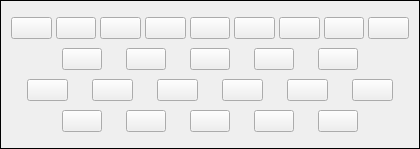
    <widget class="QFrame" name="MyAREA">
     <property name="frameShape">
      <enum>QFrame::Box</enum>
     </property>
     <property name="frameShadow">
      <enum>QFrame::Plain</enum>
     </property>
     <property name="midLineWidth">
      <number>0</number>
     </property>
     <layout class="QVBoxLayout" name="myAREA">
      <property name="spacing">
       <number>0</number>
      </property>
      <property name="sizeConstraint">
       <enum>QLayout::SetNoConstraint</enum>
      </property>
      <property name="leftMargin">
       <number>1</number>
      </property>
      <property name="rightMargin">
       <number>1</number>
      </property>
      <item>
       <widget class="QWidget" name="comAREA" native="true">
        <layout class="QHBoxLayout" name="commonAREA">
         <property name="spacing">
          <number>4</number>
         </property>
         <property name="sizeConstraint">
          <enum>QLayout::SetNoConstraint</enum>
         </property>
         <property name="topMargin">
          <number>5</number>
         </property>
         <property name="bottomMargin">
          <number>5</number>
         </property>
         <item>
          <widget class="QPushButton" name="obj0">
           <property name="sizePolicy">
            <sizepolicy hsizetype="Minimum" vsizetype="Preferred">
             <horstretch>0</horstretch>
             <verstretch>0</verstretch>
            </sizepolicy>
           </property>
           <property name="text">
            <string/>
           </property>
           <property name="iconSize">
            <size>
             <width>42</width>
             <height>42</height>
            </size>
           </property>
           <property name="checkable">
            <bool>true</bool>
           </property>
           <property name="checked">
            <bool>false</bool>
           </property>
           <property name="autoRepeat">
            <bool>false</bool>
           </property>
           <property name="autoExclusive">
            <bool>false</bool>
           </property>
           <property name="autoRepeatInterval">
            <number>5</number>
           </property>
           <property name="autoDefault">
            <bool>false</bool>
           </property>
           <property name="default">
            <bool>false</bool>
           </property>
           <property name="flat">
            <bool>false</bool>
           </property>
          </widget>
         </item>
         <item>
          <widget class="QPushButton" name="obj1">
           <property name="sizePolicy">
            <sizepolicy hsizetype="Minimum" vsizetype="Preferred">
             <horstretch>0</horstretch>
             <verstretch>0</verstretch>
            </sizepolicy>
           </property>
           <property name="text">
            <string/>
           </property>
           <property name="iconSize">
            <size>
             <width>42</width>
             <height>42</height>
            </size>
           </property>
           <property name="checkable">
            <bool>true</bool>
           </property>
           <property name="checked">
            <bool>false</bool>
           </property>
          </widget>
         </item>
         <item>
          <widget class="QPushButton" name="obj2">
           <property name="sizePolicy">
            <sizepolicy hsizetype="Minimum" vsizetype="Preferred">
             <horstretch>0</horstretch>
             <verstretch>0</verstretch>
            </sizepolicy>
           </property>
           <property name="text">
            <string/>
           </property>
           <property name="iconSize">
            <size>
             <width>42</width>
             <height>42</height>
            </size>
           </property>
           <property name="checkable">
            <bool>true</bool>
           </property>
           <property name="checked">
            <bool>false</bool>
           </property>
          </widget>
         </item>
         <item>
          <widget class="QPushButton" name="obj3">
           <property name="sizePolicy">
            <sizepolicy hsizetype="Minimum" vsizetype="Preferred">
             <horstretch>0</horstretch>
             <verstretch>0</verstretch>
            </sizepolicy>
           </property>
           <property name="text">
            <string/>
           </property>
           <property name="iconSize">
            <size>
             <width>42</width>
             <height>42</height>
            </size>
           </property>
           <property name="checkable">
            <bool>true</bool>
           </property>
           <property name="checked">
            <bool>false</bool>
           </property>
          </widget>
         </item>
         <item>
          <widget class="QPushButton" name="obj4">
           <property name="sizePolicy">
            <sizepolicy hsizetype="Minimum" vsizetype="Preferred">
             <horstretch>0</horstretch>
             <verstretch>0</verstretch>
            </sizepolicy>
           </property>
           <property name="text">
            <string/>
           </property>
           <property name="iconSize">
            <size>
             <width>42</width>
             <height>42</height>
            </size>
           </property>
           <property name="checkable">
            <bool>true</bool>
           </property>
           <property name="checked">
            <bool>false</bool>
           </property>
          </widget>
         </item>
         <item>
          <widget class="QPushButton" name="obj5">
           <property name="sizePolicy">
            <sizepolicy hsizetype="Minimum" vsizetype="Preferred">
             <horstretch>0</horstretch>
             <verstretch>0</verstretch>
            </sizepolicy>
           </property>
           <property name="text">
            <string/>
           </property>
           <property name="iconSize">
            <size>
             <width>42</width>
             <height>42</height>
            </size>
           </property>
           <property name="checkable">
            <bool>true</bool>
           </property>
           <property name="checked">
            <bool>false</bool>
           </property>
          </widget>
         </item>
         <item>
          <widget class="QPushButton" name="obj6">
           <property name="sizePolicy">
            <sizepolicy hsizetype="Minimum" vsizetype="Preferred">
             <horstretch>0</horstretch>
             <verstretch>0</verstretch>
            </sizepolicy>
           </property>
           <property name="text">
            <string/>
           </property>
           <property name="iconSize">
            <size>
             <width>42</width>
             <height>42</height>
            </size>
           </property>
           <property name="checkable">
            <bool>true</bool>
           </property>
           <property name="checked">
            <bool>false</bool>
           </property>
          </widget>
         </item>
         <item>
          <widget class="QPushButton" name="obj7">
           <property name="sizePolicy">
            <sizepolicy hsizetype="Minimum" vsizetype="Preferred">
             <horstretch>0</horstretch>
             <verstretch>0</verstretch>
            </sizepolicy>
           </property>
           <property name="text">
            <string/>
           </property>
           <property name="iconSize">
            <size>
             <width>42</width>
             <height>42</height>
            </size>
           </property>
           <property name="checkable">
            <bool>true</bool>
           </property>
           <property name="checked">
            <bool>false</bool>
           </property>
          </widget>
         </item>
         <item>
          <widget class="QPushButton" name="obj8">
           <property name="sizePolicy">
            <sizepolicy hsizetype="Minimum" vsizetype="Preferred">
             <horstretch>0</horstretch>
             <verstretch>0</verstretch>
            </sizepolicy>
           </property>
           <property name="text">
            <string/>
           </property>
           <property name="iconSize">
            <size>
             <width>42</width>
             <height>42</height>
            </size>
           </property>
           <property name="checkable">
            <bool>true</bool>
           </property>
           <property name="checked">
            <bool>false</bool>
           </property>
          </widget>
         </item>
        </layout>
       </widget>
      </item>
      <item>
       <widget class="QWidget" name="Top" native="true">
        <layout class="QHBoxLayout" name="top">
         <property name="spacing">
          <number>24</number>
         </property>
         <property name="sizeConstraint">
          <enum>QLayout::SetNoConstraint</enum>
         </property>
         <property name="leftMargin">
          <number>60</number>
         </property>
         <property name="topMargin">
          <number>4</number>
         </property>
         <property name="rightMargin">
          <number>60</number>
         </property>
         <property name="bottomMargin">
          <number>5</number>
         </property>
         <item>
          <widget class="QPushButton" name="obj9">
           <property name="sizePolicy">
            <sizepolicy hsizetype="Minimum" vsizetype="Preferred">
             <horstretch>0</horstretch>
             <verstretch>0</verstretch>
            </sizepolicy>
           </property>
           <property name="text">
            <string/>
           </property>
           <property name="iconSize">
            <size>
             <width>42</width>
             <height>42</height>
            </size>
           </property>
           <property name="checkable">
            <bool>true</bool>
           </property>
           <property name="checked">
            <bool>false</bool>
           </property>
           <property name="autoDefault">
            <bool>false</bool>
           </property>
           <property name="default">
            <bool>false</bool>
           </property>
          </widget>
         </item>
         <item>
          <widget class="QPushButton" name="obj10">
           <property name="sizePolicy">
            <sizepolicy hsizetype="Minimum" vsizetype="Preferred">
             <horstretch>0</horstretch>
             <verstretch>0</verstretch>
            </sizepolicy>
           </property>
           <property name="text">
            <string/>
           </property>
           <property name="iconSize">
            <size>
             <width>42</width>
             <height>42</height>
            </size>
           </property>
           <property name="checkable">
            <bool>true</bool>
           </property>
           <property name="checked">
            <bool>false</bool>
           </property>
          </widget>
         </item>
         <item>
          <widget class="QPushButton" name="obj11">
           <property name="sizePolicy">
            <sizepolicy hsizetype="Minimum" vsizetype="Preferred">
             <horstretch>0</horstretch>
             <verstretch>0</verstretch>
            </sizepolicy>
           </property>
           <property name="text">
            <string/>
           </property>
           <property name="iconSize">
            <size>
             <width>42</width>
             <height>42</height>
            </size>
           </property>
           <property name="checkable">
            <bool>true</bool>
           </property>
           <property name="checked">
            <bool>false</bool>
           </property>
          </widget>
         </item>
         <item>
          <widget class="QPushButton" name="obj12">
           <property name="sizePolicy">
            <sizepolicy hsizetype="Minimum" vsizetype="Preferred">
             <horstretch>0</horstretch>
             <verstretch>0</verstretch>
            </sizepolicy>
           </property>
           <property name="text">
            <string/>
           </property>
           <property name="iconSize">
            <size>
             <width>42</width>
             <height>42</height>
            </size>
           </property>
           <property name="checkable">
            <bool>true</bool>
           </property>
           <property name="checked">
            <bool>false</bool>
           </property>
          </widget>
         </item>
         <item>
          <widget class="QPushButton" name="obj13">
           <property name="sizePolicy">
            <sizepolicy hsizetype="Minimum" vsizetype="Preferred">
             <horstretch>0</horstretch>
             <verstretch>0</verstretch>
            </sizepolicy>
           </property>
           <property name="text">
            <string/>
           </property>
           <property name="iconSize">
            <size>
             <width>42</width>
             <height>42</height>
            </size>
           </property>
           <property name="checkable">
            <bool>true</bool>
           </property>
           <property name="checked">
            <bool>false</bool>
           </property>
          </widget>
         </item>
        </layout>
       </widget>
      </item>
      <item>
       <widget class="QWidget" name="Middle" native="true">
        <layout class="QHBoxLayout" name="middle">
         <property name="spacing">
          <number>24</number>
         </property>
         <property name="sizeConstraint">
          <enum>QLayout::SetNoConstraint</enum>
         </property>
         <property name="leftMargin">
          <number>25</number>
         </property>
         <property name="topMargin">
          <number>4</number>
         </property>
         <property name="rightMargin">
          <number>25</number>
         </property>
         <property name="bottomMargin">
          <number>5</number>
         </property>
         <item>
          <widget class="QPushButton" name="obj14">
           <property name="sizePolicy">
            <sizepolicy hsizetype="Minimum" vsizetype="Preferred">
             <horstretch>0</horstretch>
             <verstretch>0</verstretch>
            </sizepolicy>
           </property>
           <property name="text">
            <string/>
           </property>
           <property name="iconSize">
            <size>
             <width>42</width>
             <height>42</height>
            </size>
           </property>
           <property name="checkable">
            <bool>true</bool>
           </property>
           <property name="checked">
            <bool>false</bool>
           </property>
          </widget>
         </item>
         <item>
          <widget class="QPushButton" name="obj15">
           <property name="sizePolicy">
            <sizepolicy hsizetype="Minimum" vsizetype="Preferred">
             <horstretch>0</horstretch>
             <verstretch>0</verstretch>
            </sizepolicy>
           </property>
           <property name="text">
            <string/>
           </property>
           <property name="iconSize">
            <size>
             <width>42</width>
             <height>42</height>
            </size>
           </property>
           <property name="checkable">
            <bool>true</bool>
           </property>
           <property name="checked">
            <bool>false</bool>
           </property>
          </widget>
         </item>
         <item>
          <widget class="QPushButton" name="obj16">
           <property name="sizePolicy">
            <sizepolicy hsizetype="Minimum" vsizetype="Preferred">
             <horstretch>0</horstretch>
             <verstretch>0</verstretch>
            </sizepolicy>
           </property>
           <property name="text">
            <string/>
           </property>
           <property name="iconSize">
            <size>
             <width>42</width>
             <height>42</height>
            </size>
           </property>
           <property name="checkable">
            <bool>true</bool>
           </property>
           <property name="checked">
            <bool>false</bool>
           </property>
          </widget>
         </item>
         <item>
          <widget class="QPushButton" name="obj17">
           <property name="sizePolicy">
            <sizepolicy hsizetype="Minimum" vsizetype="Preferred">
             <horstretch>0</horstretch>
             <verstretch>0</verstretch>
            </sizepolicy>
           </property>
           <property name="text">
            <string/>
           </property>
           <property name="iconSize">
            <size>
             <width>42</width>
             <height>42</height>
            </size>
           </property>
           <property name="checkable">
            <bool>true</bool>
           </property>
           <property name="checked">
            <bool>false</bool>
           </property>
          </widget>
         </item>
         <item>
          <widget class="QPushButton" name="obj18">
           <property name="sizePolicy">
            <sizepolicy hsizetype="Minimum" vsizetype="Preferred">
             <horstretch>0</horstretch>
             <verstretch>0</verstretch>
            </sizepolicy>
           </property>
           <property name="text">
            <string/>
           </property>
           <property name="iconSize">
            <size>
             <width>42</width>
             <height>42</height>
            </size>
           </property>
           <property name="checkable">
            <bool>true</bool>
           </property>
           <property name="checked">
            <bool>false</bool>
           </property>
          </widget>
         </item>
         <item>
          <widget class="QPushButton" name="obj19">
           <property name="sizePolicy">
            <sizepolicy hsizetype="Minimum" vsizetype="Preferred">
             <horstretch>0</horstretch>
             <verstretch>0</verstretch>
            </sizepolicy>
           </property>
           <property name="text">
            <string/>
           </property>
           <property name="iconSize">
            <size>
             <width>42</width>
             <height>42</height>
            </size>
           </property>
           <property name="checkable">
            <bool>true</bool>
           </property>
           <property name="checked">
            <bool>false</bool>
           </property>
          </widget>
         </item>
        </layout>
       </widget>
      </item>
      <item>
       <widget class="QWidget" name="Bottom" native="true">
        <property name="font">
         <font>
          <weight>50</weight>
          <bold>false</bold>
         </font>
        </property>
        <layout class="QHBoxLayout" name="bottom">
         <property name="spacing">
          <number>24</number>
         </property>
         <property name="sizeConstraint">
          <enum>QLayout::SetNoConstraint</enum>
         </property>
         <property name="leftMargin">
          <number>60</number>
         </property>
         <property name="topMargin">
          <number>4</number>
         </property>
         <property name="rightMargin">
          <number>60</number>
         </property>
         <property name="bottomMargin">
          <number>5</number>
         </property>
         <item>
          <widget class="QPushButton" name="obj20">
           <property name="sizePolicy">
            <sizepolicy hsizetype="Minimum" vsizetype="Preferred">
             <horstretch>0</horstretch>
             <verstretch>0</verstretch>
            </sizepolicy>
           </property>
           <property name="text">
            <string/>
           </property>
           <property name="iconSize">
            <size>
             <width>42</width>
             <height>42</height>
            </size>
           </property>
           <property name="checkable">
            <bool>true</bool>
           </property>
           <property name="checked">
            <bool>false</bool>
           </property>
          </widget>
         </item>
         <item>
          <widget class="QPushButton" name="obj21">
           <property name="sizePolicy">
            <sizepolicy hsizetype="Minimum" vsizetype="Preferred">
             <horstretch>0</horstretch>
             <verstretch>0</verstretch>
            </sizepolicy>
           </property>
           <property name="text">
            <string/>
           </property>
           <property name="iconSize">
            <size>
             <width>42</width>
             <height>42</height>
            </size>
           </property>
           <property name="checkable">
            <bool>true</bool>
           </property>
           <property name="checked">
            <bool>false</bool>
           </property>
          </widget>
         </item>
         <item>
          <widget class="QPushButton" name="obj22">
           <property name="sizePolicy">
            <sizepolicy hsizetype="Minimum" vsizetype="Preferred">
             <horstretch>0</horstretch>
             <verstretch>0</verstretch>
            </sizepolicy>
           </property>
           <property name="text">
            <string/>
           </property>
           <property name="iconSize">
            <size>
             <width>42</width>
             <height>42</height>
            </size>
           </property>
           <property name="checkable">
            <bool>true</bool>
           </property>
           <property name="checked">
            <bool>false</bool>
           </property>
          </widget>
         </item>
         <item>
          <widget class="QPushButton" name="obj23">
           <property name="sizePolicy">
            <sizepolicy hsizetype="Minimum" vsizetype="Preferred">
             <horstretch>0</horstretch>
             <verstretch>0</verstretch>
            </sizepolicy>
           </property>
           <property name="text">
            <string/>
           </property>
           <property name="iconSize">
            <size>
             <width>42</width>
             <height>42</height>
            </size>
           </property>
           <property name="checkable">
            <bool>true</bool>
           </property>
           <property name="checked">
            <bool>false</bool>
           </property>
          </widget>
         </item>
         <item>
          <widget class="QPushButton" name="obj24">
           <property name="sizePolicy">
            <sizepolicy hsizetype="Minimum" vsizetype="Preferred">
             <horstretch>0</horstretch>
             <verstretch>0</verstretch>
            </sizepolicy>
           </property>
           <property name="text">
            <string/>
           </property>
           <property name="iconSize">
            <size>
             <width>42</width>
             <height>42</height>
            </size>
           </property>
           <property name="checkable">
            <bool>true</bool>
           </property>
           <property name="checked">
            <bool>false</bool>
           </property>
          </widget>
         </item>
        </layout>
       </widget>
      </item>
     </layout>
    </widget>
